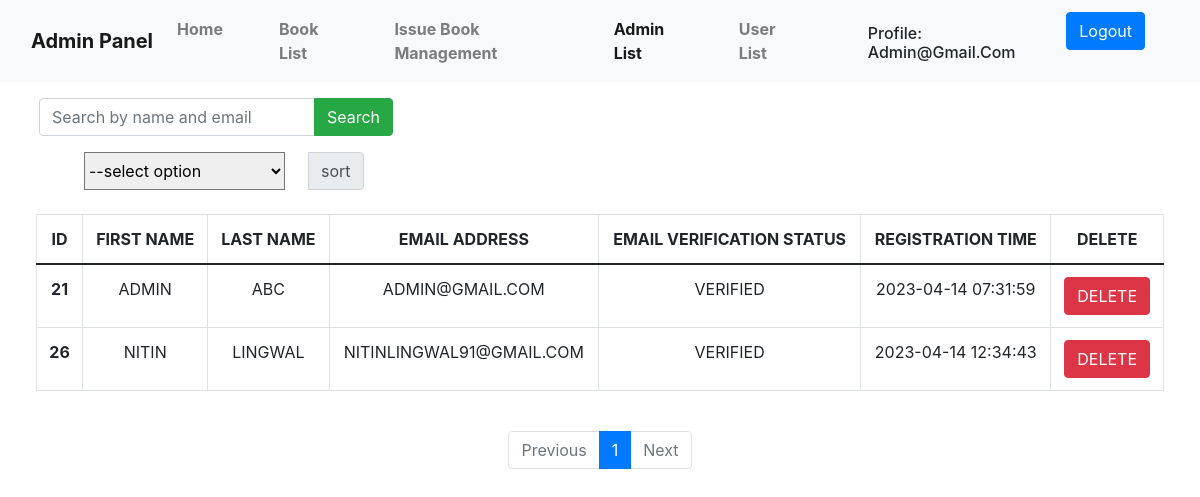
Page /book_library/view/adminlist.view.php (signed in) on the committed database.
### tables this page shows
CREATE TABLE `user_registration` (
  `id` bigint(20) NOT NULL,
  `user_fname` varchar(100) NOT NULL,
  `user_lname` varchar(100) NOT NULL,
  `user_email` varchar(100) NOT NULL,
  `user_password` varchar(100) NOT NULL,
  `user_role` varchar(50) NOT NULL,
  `email_token` varchar(255) NOT NULL,
  `status` varchar(255) NOT NULL,
  `registration_time` datetime NOT NULL DEFAULT current_timestamp()
);

### book_library/controller/adminlist.con.php (the view, shortened to what this page needs)
<?php
include "../conn/connection.php";
$search = isset($_POST['search']) ? $_POST['search'] : '';
$sql = "SELECT * FROM user_registration WHERE (user_fname LIKE '%$search%' OR user_lname LIKE '%$search%' OR user_email LIKE '%$search%') AND user_role = 'admin'";
$records_per_page = 6;
$current_page = isset($_GET['page']) ? $_GET['page'] : 1;
$offset = ($current_page - 1) * $records_per_page;
$query = $sql . " LIMIT $offset, $records_per_page";
$query_run = mysqli_query($con, $query);
if (mysqli_num_rows($query_run) > 0) {
  foreach ($query_run as $row) {
?>
    <tr>
      <td class="fw-bold"><?php echo $row['id']; ?></td>
      <td class=" text-center"><?php echo $row['user_fname']; ?></td>
      <td class=" text-center"><?php echo $row['user_lname']; ?></td>
      <td class=" text-center"><?php echo $row['user_email']; ?></td>
      <td class=" text-center"><?php echo $row['status']; ?></td>
      <td class=" text-center"><?php echo $row['registration_time']; ?></td>
      <td><button type="button" class="btn btn-danger deletebtn" data-id="<?php echo $row['id']; ?>">DELETE</button></td>
    </tr>
<?php
  }
}
?>

### book_library/controller/profile.con.php
<?php
    include "../conn/connection.php";
    $user_email = $_SESSION['user_email'];
    $stmt = mysqli_prepare($con, "SELECT * FROM user_registration WHERE user_email = ?");
    mysqli_stmt_bind_param($stmt, "s", $user_email);
    mysqli_stmt_execute($stmt);
    $result = mysqli_stmt_get_result($stmt);
    $user = mysqli_fetch_assoc($result);
    if ($user) {
        echo "<h6 class='card-title text-capitalize mt-2'>Profile: " . htmlspecialchars($user['user_email']) . "</h6>";
    } else {
        echo "User not found.";
    }
?>

### rows in the picture
user_registration: user_email "Admin@gmail.com", id "21", user_fname "ADMIN", user_lname "ABC", user_email "ADMIN@GMAIL.COM", status "VERIFIED", registration_time "2023-04-14 07:31:59"
user_registration: id "26", user_fname "NITIN", user_lname "LINGWAL", user_email "NITINLINGWAL91@GMAIL.COM", status "VERIFIED", registration_time "2023-04-14 12:34:43"
